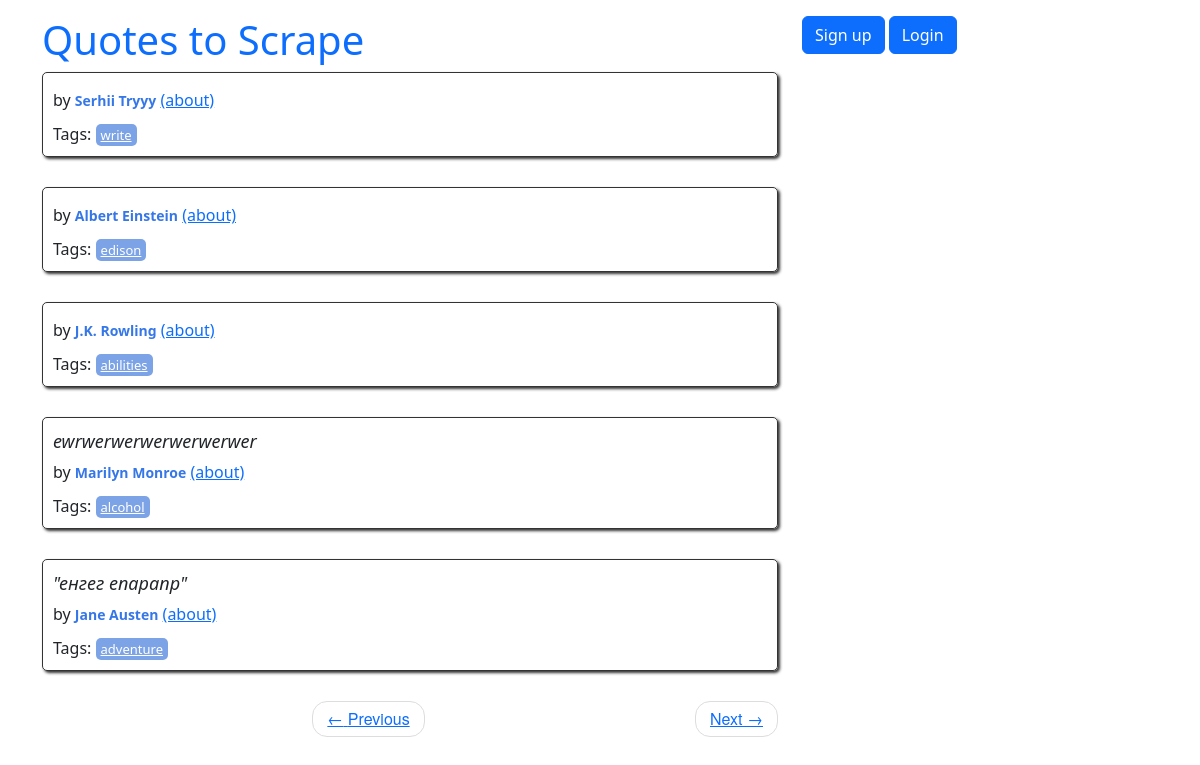
/52, run on the app's committed database.
### quotes/models.py (models this page shows, shortened)
class Quote(models.Model):
    quote = models.TextField()
    tags = models.ManyToManyField(Tag)
    author = models.ForeignKey(Author, on_delete=models.CASCADE, default=None, null=True)
    created_at = models.DateTimeField(auto_now_add=True)

class Author(models.Model):
    fullname = models.CharField(max_length=50)
    born_date = models.CharField(max_length=50)
    born_location = models.CharField(max_length=150)
    description = models.TextField()
    created_at = models.DateTimeField(auto_now_add=True)

class Tag(models.Model):
    name = models.CharField(max_length=30, null=False, unique=True)

### quotes/views.py (the view)
# urls.py: path('', views.main, name='root'),
def main(request, page=1):
    quotes = Quote.objects.order_by('id')
    per_page = 10
    paginator = Paginator(quotes, per_page)
    try:
        quotes_on_page = paginator.page(page)
    except EmptyPage:
        quotes_on_page = paginator.page(paginator.num_pages)
    return render(request, 'quotes/index.html', context={'quotes': quotes_on_page})

### quotes/templates/quotes/index.html
{% extends 'quotes/base.html' %}
{% load extract %}
{% block content %}
<div class="row">
    <div class="col-md-8">
        {% for quote in quotes %}
        <div class="quote" itemscope="">
            <span class="text" itemprop="text">{{quote.quote}}</span>
            <span>by <small class="author" itemprop="author">{{quote.author.fullname}}</small>
            <a href="/author/{{quote.author.id}}">(about)</a>
            </span>
            <div class="tags">
                Tags:
                {% for tag in quote.tags.all %}
                <a class="tag" href="/tag/{{tag.name}}">{{tag.name}}</a>
                {% endfor %}
            </div>
        </div>
        {% endfor %}
        <nav>
            <ul class="pager">
                <li class="previous">
                    <a class="{% if not quotes.has_previous %} disabled {% endif %}"
                       href="{% if quotes.has_previous %} {% url 'quotes:root_paginate' quotes.previous_page_number %} {% else %} # {% endif %}">
                        <span aria-hidden="true">←</span> Previous
                    </a>
                </li>
                <li class="next">
                    <a class="{% if not quotes.has_next %} disabled {% endif %}"
                       href="{% if quotes.has_next %} {% url 'quotes:root_paginate' quotes.next_page_number %} {% else %} # {% endif %}">
                        Next <span aria-hidden="true">→</span></a>
                </li>
            </ul>
        </nav>
    </div>
</div>
{% endblock %}

### quotes/static/quotes/main_style.css (style rules this page uses)
.quote { padding: 10px; margin-bottom: 30px; border: 1px solid #333333; border-radius: 5px; box-shadow: 2px 2px 3px #333333; }
.quote span.text { display: block; margin-bottom: 5px; font-size: large; font-style: italic; }
.quote small.author { font-weight: bold; color: #3677E8; }
.quote .tags { margin-top: 10px; }
.tag { padding: 2px 5px; border-radius: 5px; color: white; font-size: small; background-color: #7CA3E6; }
.pager { font-family: "Raleway","Helvetica Neue",Helvetica,Arial,sans-serif; }
.pager li { display: inline; }
.pager { padding-left: 0; margin: 22px 0; list-style: none; text-align: center; }
.pager .next>a, .pager .next>span { float: right; }
.pager li>a, .pager li>span { display: inline-block; padding: 5px 14px; background-color: #ffffff; border: 1px solid #dddddd; border-radius: 15px; }

### data on the page
Quote: author.fullname "Serhii Tryyy"
Tag: name "write"
Quote: author.fullname "Albert Einstein"
Tag: name "edison"
Quote: author.fullname "J.K. Rowling"
Tag: name "abilities"
Quote: quote "ewrwerwerwerwerwerwer", author.fullname "Marilyn Monroe"
Tag: name "alcohol"
Quote: quote "\"енгег епарапр\"", author.fullname "Jane Austen"
Tag: name "adventure"
